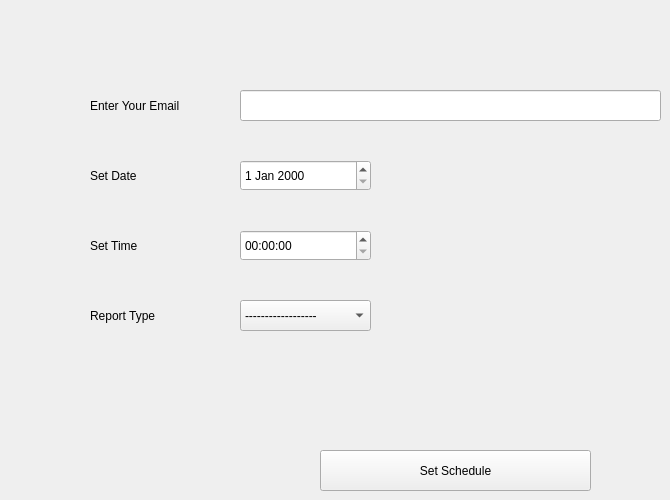
      <widget class="QWidget" name="tab_17">
       <attribute name="title">
        <string>Admin Report</string>
       </attribute>
       <widget class="QLineEdit" name="lineEdit_38">
        <property name="geometry">
         <rect>
          <x>240</x>
          <y>90</y>
          <width>421</width>
          <height>31</height>
         </rect>
        </property>
       </widget>
       <widget class="QPushButton" name="pushButton_33">
        <property name="geometry">
         <rect>
          <x>320</x>
          <y>450</y>
          <width>271</width>
          <height>41</height>
         </rect>
        </property>
        <property name="text">
         <string>Set Schedule</string>
        </property>
       </widget>
       <widget class="QLabel" name="label_43">
        <property name="geometry">
         <rect>
          <x>90</x>
          <y>90</y>
          <width>131</width>
          <height>31</height>
         </rect>
        </property>
        <property name="text">
         <string>Enter Your Email</string>
        </property>
       </widget>
       <widget class="QDateEdit" name="dateEdit_5">
        <property name="geometry">
         <rect>
          <x>240</x>
          <y>160</y>
          <width>131</width>
          <height>31</height>
         </rect>
        </property>
       </widget>
       <widget class="QTimeEdit" name="timeEdit">
        <property name="geometry">
         <rect>
          <x>240</x>
          <y>230</y>
          <width>131</width>
          <height>31</height>
         </rect>
        </property>
       </widget>
       <widget class="QLabel" name="label_44">
        <property name="geometry">
         <rect>
          <x>90</x>
          <y>160</y>
          <width>91</width>
          <height>31</height>
         </rect>
        </property>
        <property name="text">
         <string>Set Date</string>
        </property>
       </widget>
       <widget class="QLabel" name="label_45">
        <property name="geometry">
         <rect>
          <x>90</x>
          <y>230</y>
          <width>71</width>
          <height>31</height>
         </rect>
        </property>
        <property name="text">
         <string>Set Time</string>
        </property>
       </widget>
       <widget class="QLabel" name="label_46">
        <property name="geometry">
         <rect>
          <x>90</x>
          <y>300</y>
          <width>91</width>
          <height>31</height>
         </rect>
        </property>
        <property name="text">
         <string>Report Type</string>
        </property>
       </widget>
       <widget class="QComboBox" name="comboBox_20">
        <property name="geometry">
         <rect>
          <x>240</x>
          <y>300</y>
          <width>131</width>
          <height>31</height>
         </rect>
        </property>
        <item>
         <property name="text">
          <string>------------------</string>
         </property>
        </item>
        <item>
         <property name="text">
          <string>Daily</string>
         </property>
        </item>
        <item>
         <property name="text">
          <string>Monthly</string>
         </property>
        </item>
        <item>
         <property name="text">
          <string>Annualy</string>
         </property>
        </item>
       </widget>
      </widget>
